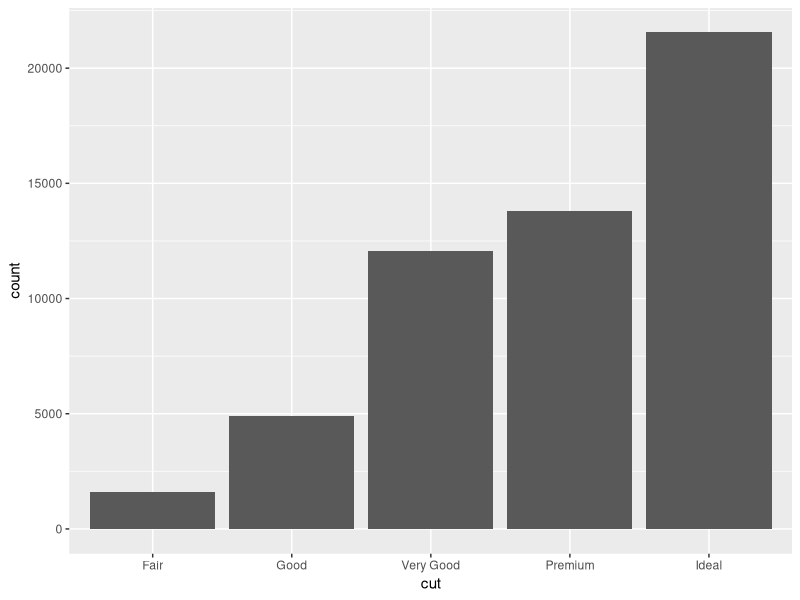
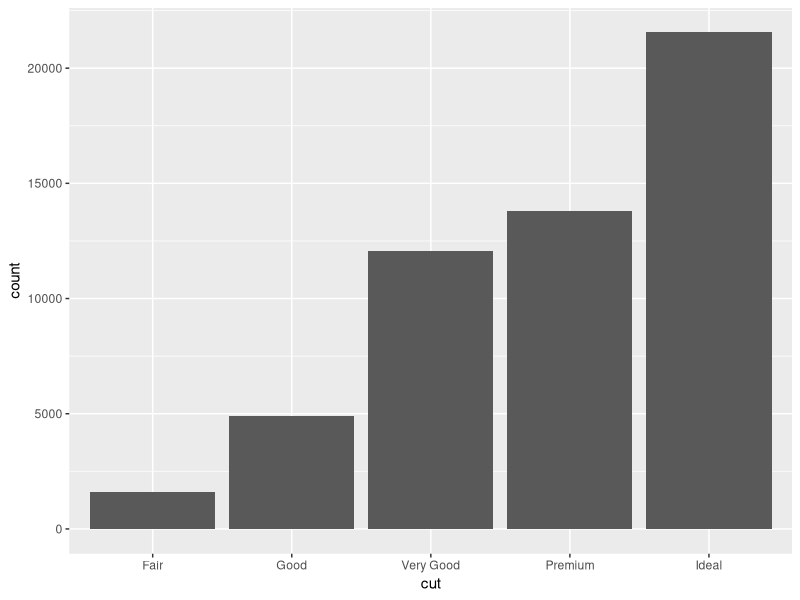
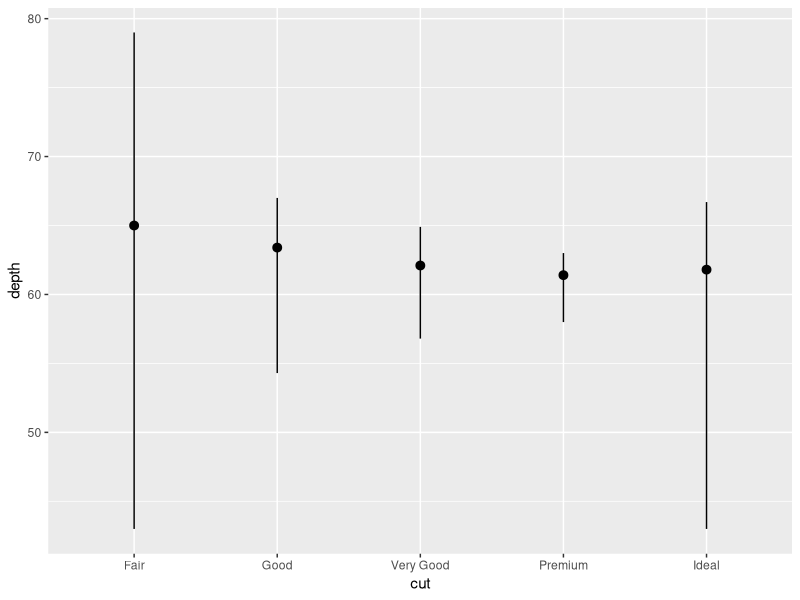
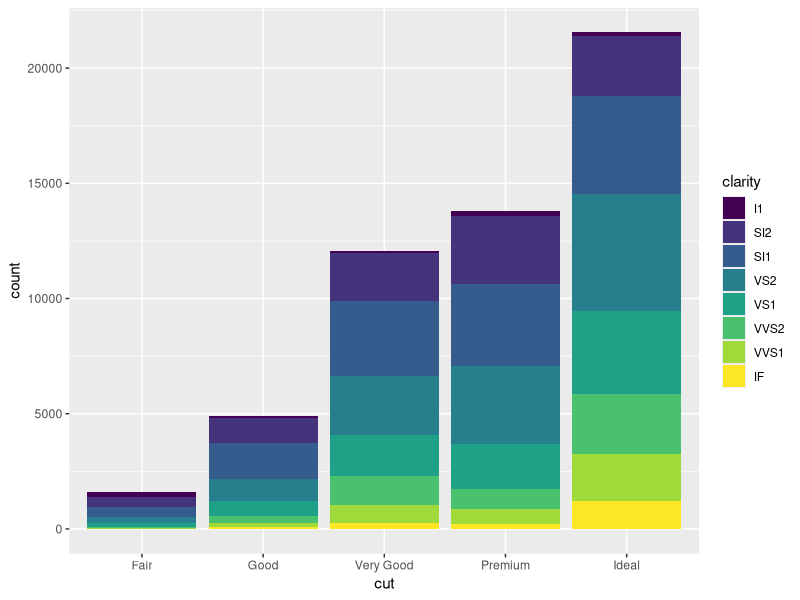
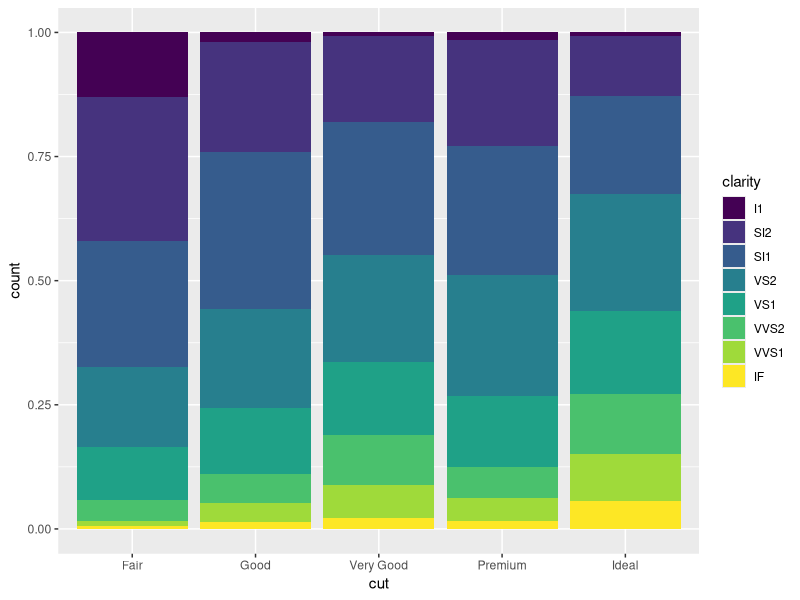
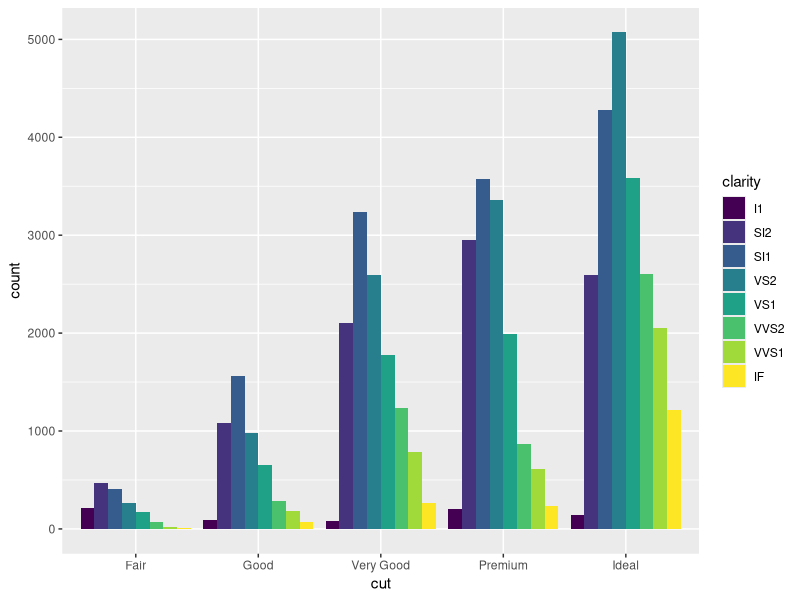
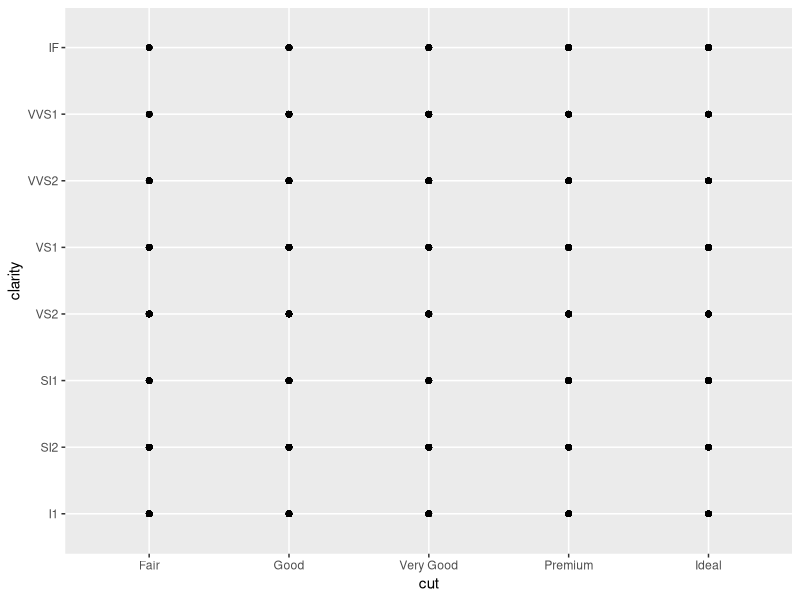
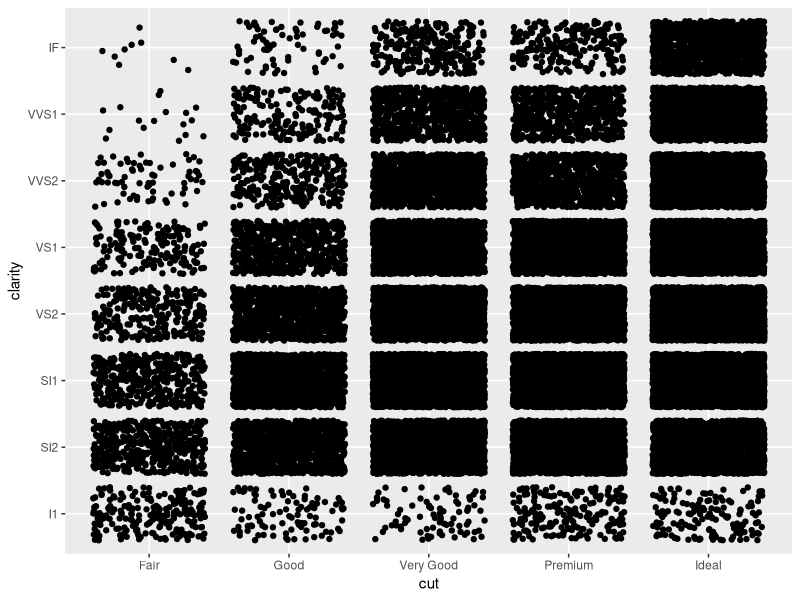

Generate these figures, in order, with R:
# Exercise 2: More ggplot2 Grammar

# Install and load `ggplot2`
# install.packages("ggplot2") # if needed
library("ggplot2")

# For this exercise you will again be working with the `diamonds` data set.
# Use `?diamonds` to review details about this data set
?diamonds


## Statistical Transformations

# Draw a bar chart of the diamonds data, organized by cut
# The height of each bar is based on the "count" (number) of diamonds with that cut
ggplot(data = diamonds) +
  geom_bar(mapping = aes(x = cut))

# Use the `stat_count` to apply the statistical transformation "count" to the diamonds
# by cut. You do not need a separate geometry layer!
ggplot(data = diamonds) +
  stat_count(mapping = aes(x = cut))

# Use the `stat_summary` function to draw a chart with a summary layer.
# Map the x-position to diamond `cut`, and the y-position to diamond `depth`
# Bonus: use `min` as the function ymin, `max` as the function ymax, and `median` as the function y
ggplot(data = diamonds) +
  stat_summary(mapping = aes(x = cut, y = depth),
               fun.ymin = min, fun.ymax = max, fun.y = median)

## Position Adjustments

# Draw a bar chart of diamond data organized by cut, with each bar filled by clarity.
# You should see a _stacked_ bar chart.
ggplot(data = diamonds) +
  geom_bar(mapping = aes(x = cut, fill = clarity))

# Draw the same chart again, but with each element positioned to "fill" the y axis
ggplot(data = diamonds) +
  geom_bar(mapping = aes(x = cut, fill = clarity), position = "fill")

# Draw the same chart again, but with each element positioned to "dodge" each other
ggplot(data = diamonds) +
  geom_bar(mapping = aes(x = cut, fill = clarity), position = "dodge")

# Draw a plot with point geometry with the x-position mapped to `cut` and the y-position mapped to `clarity`
# This creates a "grid" grouping the points
ggplot(data = diamonds) +
  geom_point(mapping = aes(x = cut, y = clarity))

# Use the "jitter" position adjustment to keep the points from all overlapping!
# (This works a little better with a sample of diamond data, such as from the previous exercise).
ggplot(data = diamonds) +
  geom_point(mapping = aes(x = cut, y = clarity), position = "jitter")

## Scales

# Draw a "boxplot" (with `geom_boxplot()`) for the diamond's price (y) by color (x)
ggplot(data = diamonds) +
  geom_boxplot(mapping = aes(x = color, y = price))

# This has a lot of outliers, making it harder to read. To fix this, draw the same plot but
# with a _logarithmic_ scale for the y axis.
ggplot(data = diamonds) +
  geom_boxplot(mapping = aes(x = color, y = price)) +
  scale_y_log10()

# For another version, draw the same plot but with `violin` geometry instead of `boxplot` geometry!
# How does the logarithmic scale change the data presentation?
ggplot(data = diamonds) +
  geom_violin(mapping = aes(x = color, y = price)) +
  scale_y_log10()

# Another interesting plot: draw a plot of the diamonds price (y) by carat (x), using a heatmap of 2d bins
# (geom_bin2d)
# What happens when you make the x and y channels scale logarithmically?
ggplot(data = diamonds) +
  geom_bin2d(mapping = aes(x = carat, y = price)) +
  scale_x_log10() + 
  scale_y_log10()

# Draw a scatter plot for the diamonds  price (y) by carat (x). Color each point by the clarity
# (Remember, this will take a while. Use a sample of the diamonds for faster results)
ggplot(data = diamonds) +
  geom_point(mapping = aes(x = carat, y = price, color = clarity))

# Change the color of the previous plot using a ColorBrewer scale of your choice. What looks nice?



## Coordinate Systems

# Draw a bar chart with x-position and fill color BOTH mapped to cut
# For best results, SET the `width` of the geometry to be 1 (fill plot, no space between)
# You can save this to a variable for easier modifications


# Draw the same chart, but with the coordinate system flipped


# Draw the same chart, but in a polar coordinate system. Now you have a Coxcomb chart!



## Facets

# Take the scatter plot of price by carat data (colored by clarity) and add _facets_ based on
# the diamond's `color`



## Saving Plots

# Use the `ggsave()` function to save one of your plots (the most recent one generated) to disk.
# Name the output file "my-plot.png".
# Make sure you've set the working directory!!
